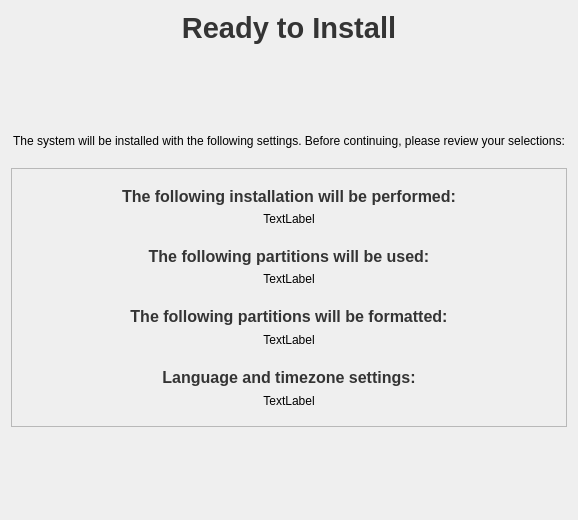
<?xml version="1.0" encoding="UTF-8"?>
<ui version="4.0">
 <class>ReadyInstall</class>
 <widget class="QWidget" name="ReadyInstall">
  <property name="geometry">
   <rect>
    <x>0</x>
    <y>0</y>
    <width>578</width>
    <height>520</height>
   </rect>
  </property>
  <property name="windowTitle">
   <string/>
  </property>
  <layout class="QVBoxLayout" name="verticalLayout_3">
   <item>
    <widget class="QLabel" name="label">
     <property name="maximumSize">
      <size>
       <width>16777215</width>
       <height>50</height>
      </size>
     </property>
     <property name="font">
      <font>
       <pointsize>14</pointsize>
      </font>
     </property>
     <property name="text">
      <string>&lt;!DOCTYPE HTML PUBLIC &quot;-//W3C//DTD HTML 4.0//EN&quot; &quot;http://www.w3.org/TR/REC-html40/strict.dtd&quot;&gt;
&lt;html&gt;&lt;head&gt;&lt;meta name=&quot;qrichtext&quot; content=&quot;1&quot; /&gt;&lt;style type=&quot;text/css&quot;&gt;
p, li { white-space: pre-wrap; }
&lt;/style&gt;&lt;/head&gt;&lt;body style=&quot; font-family:'Bitstream Vera Sans'; font-size:9pt; font-weight:400; font-style:normal;&quot;&gt;
&lt;p style=&quot; margin-top:0px; margin-bottom:0px; margin-left:0px; margin-right:0px; -qt-block-indent:0; text-indent:0px; font-family:'Sans Serif'; font-size:10pt;&quot;&gt;&lt;span style=&quot; font-size:22pt; font-weight:600; color:#343434;&quot;&gt;Ready to Install&lt;/span&gt;&lt;/p&gt;&lt;/body&gt;&lt;/html&gt;</string>
     </property>
     <property name="alignment">
      <set>Qt::AlignCenter</set>
     </property>
    </widget>
   </item>
   <item>
    <spacer name="verticalSpacer_2">
     <property name="orientation">
      <enum>Qt::Vertical</enum>
     </property>
     <property name="sizeHint" stdset="0">
      <size>
       <width>20</width>
       <height>20</height>
      </size>
     </property>
    </spacer>
   </item>
   <item>
    <widget class="QLabel" name="label_2">
     <property name="text">
      <string>The system will be installed with the following settings. Before continuing, please review your selections:
</string>
     </property>
     <property name="scaledContents">
      <bool>true</bool>
     </property>
     <property name="alignment">
      <set>Qt::AlignCenter</set>
     </property>
     <property name="wordWrap">
      <bool>true</bool>
     </property>
    </widget>
   </item>
   <item>
    <widget class="QFrame" name="frame">
     <property name="frameShape">
      <enum>QFrame::StyledPanel</enum>
     </property>
     <property name="frameShadow">
      <enum>QFrame::Plain</enum>
     </property>
     <property name="lineWidth">
      <number>4</number>
     </property>
     <layout class="QVBoxLayout" name="verticalLayout_2">
      <item>
       <widget class="QWidget" name="installWidget" native="true">
        <layout class="QVBoxLayout" name="verticalLayout">
         <item>
          <widget class="QLabel" name="installTitle">
           <property name="text">
            <string>&lt;!DOCTYPE HTML PUBLIC &quot;-//W3C//DTD HTML 4.0//EN&quot; &quot;http://www.w3.org/TR/REC-html40/strict.dtd&quot;&gt;
&lt;html&gt;&lt;head&gt;&lt;meta name=&quot;qrichtext&quot; content=&quot;1&quot; /&gt;&lt;style type=&quot;text/css&quot;&gt;
p, li { white-space: pre-wrap; }
&lt;/style&gt;&lt;/head&gt;&lt;body style=&quot; font-family:'Sans Serif'; font-size:9pt; font-weight:400; font-style:normal;&quot;&gt;
&lt;p style=&quot; margin-top:0px; margin-bottom:0px; margin-left:0px; margin-right:0px; -qt-block-indent:0; text-indent:0px;&quot;&gt;&lt;span style=&quot; font-size:12pt; font-weight:600; color:#343434;&quot;&gt;The following installation will be performed:&lt;/span&gt;&lt;/p&gt;&lt;/body&gt;&lt;/html&gt;</string>
           </property>
           <property name="alignment">
            <set>Qt::AlignCenter</set>
           </property>
          </widget>
         </item>
         <item>
          <widget class="QLabel" name="installLabel">
           <property name="text">
            <string>TextLabel</string>
           </property>
           <property name="alignment">
            <set>Qt::AlignCenter</set>
           </property>
          </widget>
         </item>
        </layout>
       </widget>
      </item>
      <item>
       <widget class="QWidget" name="mountWidget" native="true">
        <layout class="QVBoxLayout" name="mountLayout">
         <property name="leftMargin">
          <number>8</number>
         </property>
         <property name="topMargin">
          <number>6</number>
         </property>
         <property name="rightMargin">
          <number>8</number>
         </property>
         <property name="bottomMargin">
          <number>9</number>
         </property>
         <item>
          <widget class="QLabel" name="mountTitel">
           <property name="text">
            <string>&lt;!DOCTYPE HTML PUBLIC &quot;-//W3C//DTD HTML 4.0//EN&quot; &quot;http://www.w3.org/TR/REC-html40/strict.dtd&quot;&gt;
&lt;html&gt;&lt;head&gt;&lt;meta name=&quot;qrichtext&quot; content=&quot;1&quot; /&gt;&lt;style type=&quot;text/css&quot;&gt;
p, li { white-space: pre-wrap; }
&lt;/style&gt;&lt;/head&gt;&lt;body style=&quot; font-family:'Bitstream Vera Sans'; font-size:9pt; font-weight:400; font-style:normal;&quot;&gt;
&lt;p style=&quot; margin-top:0px; margin-bottom:0px; margin-left:0px; margin-right:0px; -qt-block-indent:0; text-indent:0px; font-family:'Sans Serif'; font-size:10pt;&quot;&gt;&lt;span style=&quot; font-size:12pt; font-weight:600; color:#343434;&quot;&gt;The following partitions will be used:&lt;/span&gt;&lt;/p&gt;&lt;/body&gt;&lt;/html&gt;</string>
           </property>
           <property name="alignment">
            <set>Qt::AlignCenter</set>
           </property>
          </widget>
         </item>
         <item>
          <widget class="QLabel" name="mountLabel">
           <property name="text">
            <string>TextLabel</string>
           </property>
           <property name="alignment">
            <set>Qt::AlignCenter</set>
           </property>
          </widget>
         </item>
        </layout>
       </widget>
      </item>
      <item>
       <widget class="QWidget" name="formatWidget" native="true">
        <property name="cursor">
         <cursorShape>ArrowCursor</cursorShape>
        </property>
        <layout class="QVBoxLayout" name="formatLayout">
         <property name="spacing">
          <number>7</number>
         </property>
         <property name="sizeConstraint">
          <enum>QLayout::SetDefaultConstraint</enum>
         </property>
         <property name="leftMargin">
          <number>8</number>
         </property>
         <property name="topMargin">
          <number>6</number>
         </property>
         <property name="rightMargin">
          <number>8</number>
         </property>
         <property name="bottomMargin">
          <number>9</number>
         </property>
         <item>
          <widget class="QLabel" name="formatTitel">
           <property name="text">
            <string>&lt;!DOCTYPE HTML PUBLIC &quot;-//W3C//DTD HTML 4.0//EN&quot; &quot;http://www.w3.org/TR/REC-html40/strict.dtd&quot;&gt;
&lt;html&gt;&lt;head&gt;&lt;meta name=&quot;qrichtext&quot; content=&quot;1&quot; /&gt;&lt;style type=&quot;text/css&quot;&gt;
p, li { white-space: pre-wrap; }
&lt;/style&gt;&lt;/head&gt;&lt;body style=&quot; font-family:'Bitstream Vera Sans'; font-size:9pt; font-weight:400; font-style:normal;&quot;&gt;
&lt;p style=&quot; margin-top:0px; margin-bottom:0px; margin-left:0px; margin-right:0px; -qt-block-indent:0; text-indent:0px; font-family:'Sans Serif'; font-size:10pt;&quot;&gt;&lt;span style=&quot; font-size:12pt; font-weight:600; color:#343434;&quot;&gt;The following partitions will be formatted:&lt;/span&gt;&lt;/p&gt;&lt;/body&gt;&lt;/html&gt;</string>
           </property>
           <property name="alignment">
            <set>Qt::AlignCenter</set>
           </property>
          </widget>
         </item>
         <item>
          <widget class="QLabel" name="formatLabel">
           <property name="text">
            <string>TextLabel</string>
           </property>
           <property name="alignment">
            <set>Qt::AlignCenter</set>
           </property>
          </widget>
         </item>
        </layout>
       </widget>
      </item>
      <item>
       <widget class="QWidget" name="timezoneWidget" native="true">
        <layout class="QVBoxLayout" name="timezoneLayout">
         <property name="spacing">
          <number>7</number>
         </property>
         <property name="sizeConstraint">
          <enum>QLayout::SetDefaultConstraint</enum>
         </property>
         <property name="leftMargin">
          <number>8</number>
         </property>
         <property name="topMargin">
          <number>6</number>
         </property>
         <property name="rightMargin">
          <number>8</number>
         </property>
         <property name="bottomMargin">
          <number>9</number>
         </property>
         <item>
          <widget class="QLabel" name="timezoneTitel">
           <property name="mouseTracking">
            <bool>true</bool>
           </property>
           <property name="text">
            <string>&lt;!DOCTYPE HTML PUBLIC &quot;-//W3C//DTD HTML 4.0//EN&quot; &quot;http://www.w3.org/TR/REC-html40/strict.dtd&quot;&gt;
&lt;html&gt;&lt;head&gt;&lt;meta name=&quot;qrichtext&quot; content=&quot;1&quot; /&gt;&lt;style type=&quot;text/css&quot;&gt;
p, li { white-space: pre-wrap; }
&lt;/style&gt;&lt;/head&gt;&lt;body style=&quot; font-family:'Bitstream Vera Sans'; font-size:9pt; font-weight:400; font-style:normal;&quot;&gt;
&lt;p style=&quot; margin-top:0px; margin-bottom:0px; margin-left:0px; margin-right:0px; -qt-block-indent:0; text-indent:0px; font-family:'Sans Serif'; font-size:10pt;&quot;&gt;&lt;span style=&quot; font-size:12pt; font-weight:600; color:#343434;&quot;&gt;Language and timezone settings:&lt;/span&gt;&lt;/p&gt;&lt;/body&gt;&lt;/html&gt;</string>
           </property>
           <property name="alignment">
            <set>Qt::AlignCenter</set>
           </property>
          </widget>
         </item>
         <item>
          <widget class="QLabel" name="timezoneLabel">
           <property name="text">
            <string>TextLabel</string>
           </property>
           <property name="alignment">
            <set>Qt::AlignCenter</set>
           </property>
          </widget>
         </item>
        </layout>
       </widget>
      </item>
     </layout>
    </widget>
   </item>
   <item>
    <spacer name="verticalSpacer">
     <property name="orientation">
      <enum>Qt::Vertical</enum>
     </property>
     <property name="sizeHint" stdset="0">
      <size>
       <width>20</width>
       <height>20</height>
      </size>
     </property>
    </spacer>
   </item>
  </layout>
 </widget>
 <resources>
  <include location="tribe.qrc"/>
 </resources>
 <connections/>
</ui>
